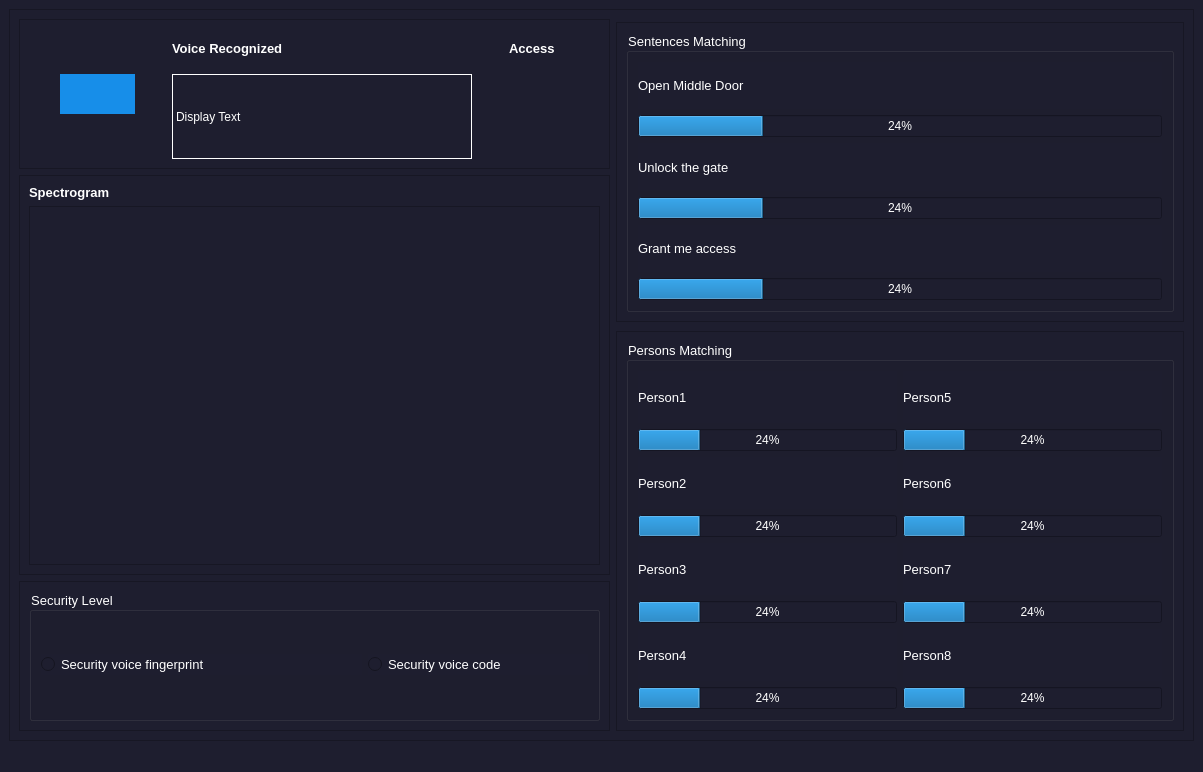
<?xml version="1.0" encoding="UTF-8"?>
<ui version="4.0">
 <class>VoiceRecognizer</class>
 <widget class="QMainWindow" name="VoiceRecognizer">
  <property name="geometry">
   <rect>
    <x>0</x>
    <y>0</y>
    <width>1203</width>
    <height>772</height>
   </rect>
  </property>
  <property name="windowTitle">
   <string>MainWindow</string>
  </property>
  <property name="styleSheet">
   <string notr="true">background-color: #1e1e2f;</string>
  </property>
  <widget class="QWidget" name="centralwidget">
   <layout class="QGridLayout" name="gridLayout_2">
    <item row="0" column="0">
     <widget class="QFrame" name="frame">
      <property name="styleSheet">
       <string notr="true">color:white;</string>
      </property>
      <property name="frameShape">
       <enum>QFrame::StyledPanel</enum>
      </property>
      <property name="frameShadow">
       <enum>QFrame::Raised</enum>
      </property>
      <layout class="QGridLayout" name="gridLayout">
       <item row="3" column="0">
        <widget class="QFrame" name="frame_4">
         <property name="maximumSize">
          <size>
           <width>16777215</width>
           <height>150</height>
          </size>
         </property>
         <property name="frameShape">
          <enum>QFrame::StyledPanel</enum>
         </property>
         <property name="frameShadow">
          <enum>QFrame::Raised</enum>
         </property>
         <layout class="QGridLayout" name="gridLayout_5">
          <item row="1" column="0">
           <widget class="QGroupBox" name="groupBox">
            <property name="font">
             <font>
              <pointsize>10</pointsize>
              <weight>50</weight>
              <bold>false</bold>
             </font>
            </property>
            <property name="title">
             <string>Security Level</string>
            </property>
            <layout class="QGridLayout" name="gridLayout_8">
             <item row="0" column="0">
              <widget class="QRadioButton" name="Public_RadioButton">
               <property name="font">
                <font>
                 <pointsize>10</pointsize>
                </font>
               </property>
               <property name="text">
                <string>Security voice fingerprint</string>
               </property>
               <property name="icon">
                <iconset>
                 <normaloff>Assets/Fingerprint.png</normaloff>Assets/Fingerprint.png</iconset>
               </property>
               <property name="iconSize">
                <size>
                 <width>50</width>
                 <height>50</height>
                </size>
               </property>
              </widget>
             </item>
             <item row="0" column="1">
              <widget class="QRadioButton" name="radioButton">
               <property name="maximumSize">
                <size>
                 <width>220</width>
                 <height>16777215</height>
                </size>
               </property>
               <property name="font">
                <font>
                 <pointsize>10</pointsize>
                </font>
               </property>
               <property name="text">
                <string>Security voice code</string>
               </property>
               <property name="icon">
                <iconset>
                 <normaloff>Assets/Unlock.png</normaloff>Assets/Unlock.png</iconset>
               </property>
               <property name="iconSize">
                <size>
                 <width>40</width>
                 <height>40</height>
                </size>
               </property>
               <property name="autoRepeat">
                <bool>false</bool>
               </property>
              </widget>
             </item>
            </layout>
           </widget>
          </item>
         </layout>
        </widget>
       </item>
       <item row="1" column="0" rowspan="2">
        <widget class="QFrame" name="frame_3">
         <property name="maximumSize">
          <size>
           <width>16777215</width>
           <height>400</height>
          </size>
         </property>
         <property name="frameShape">
          <enum>QFrame::StyledPanel</enum>
         </property>
         <property name="frameShadow">
          <enum>QFrame::Raised</enum>
         </property>
         <layout class="QGridLayout" name="gridLayout_4">
          <item row="0" column="0">
           <widget class="QLabel" name="label_4">
            <property name="font">
             <font>
              <pointsize>10</pointsize>
              <weight>75</weight>
              <bold>true</bold>
             </font>
            </property>
            <property name="text">
             <string>Spectrogram</string>
            </property>
           </widget>
          </item>
          <item row="1" column="0">
           <widget class="MPLWidget" name="SpectrogramWidget">
            <property name="minimumSize">
             <size>
              <width>571</width>
              <height>0</height>
             </size>
            </property>
           </widget>
          </item>
         </layout>
        </widget>
       </item>
       <item row="0" column="0">
        <widget class="QFrame" name="frame_2">
         <property name="frameShape">
          <enum>QFrame::StyledPanel</enum>
         </property>
         <property name="frameShadow">
          <enum>QFrame::Raised</enum>
         </property>
         <layout class="QGridLayout" name="gridLayout_3">
          <item row="1" column="2" rowspan="2">
           <widget class="QLabel" name="AccessLabel">
            <property name="maximumSize">
             <size>
              <width>60</width>
              <height>60</height>
             </size>
            </property>
            <property name="text">
             <string/>
            </property>
           </widget>
          </item>
          <item row="1" column="1" rowspan="2">
           <widget class="QLabel" name="VoiceRecognizedLabel">
            <property name="maximumSize">
             <size>
              <width>300</width>
              <height>16777215</height>
             </size>
            </property>
            <property name="frameShape">
             <enum>QFrame::Panel</enum>
            </property>
            <property name="text">
             <string>Display Text</string>
            </property>
           </widget>
          </item>
          <item row="0" column="1">
           <widget class="QLabel" name="label_2">
            <property name="font">
             <font>
              <pointsize>10</pointsize>
              <weight>75</weight>
              <bold>true</bold>
             </font>
            </property>
            <property name="styleSheet">
             <string notr="true">font-weight: bold;</string>
            </property>
            <property name="text">
             <string>Voice Recognized</string>
            </property>
           </widget>
          </item>
          <item row="0" column="2">
           <widget class="QLabel" name="label_6">
            <property name="font">
             <font>
              <pointsize>10</pointsize>
              <weight>75</weight>
              <bold>true</bold>
             </font>
            </property>
            <property name="styleSheet">
             <string notr="true">font-weight: bold;</string>
            </property>
            <property name="text">
             <string>Access</string>
            </property>
           </widget>
          </item>
          <item row="1" column="0">
           <widget class="QPushButton" name="RecordButton">
            <property name="maximumSize">
             <size>
              <width>75</width>
              <height>75</height>
             </size>
            </property>
            <property name="styleSheet">
             <string notr="true">background-color: rgb(23, 142, 233);
border-radius: 25px;
</string>
            </property>
            <property name="text">
             <string/>
            </property>
            <property name="icon">
             <iconset>
              <normaloff>Assets/Microphone.png</normaloff>Assets/Microphone.png</iconset>
            </property>
            <property name="iconSize">
             <size>
              <width>80</width>
              <height>80</height>
             </size>
            </property>
           </widget>
          </item>
         </layout>
        </widget>
       </item>
       <item row="2" column="1" rowspan="2">
        <widget class="QFrame" name="frame_6">
         <property name="minimumSize">
          <size>
           <width>0</width>
           <height>400</height>
          </size>
         </property>
         <property name="frameShape">
          <enum>QFrame::StyledPanel</enum>
         </property>
         <property name="frameShadow">
          <enum>QFrame::Raised</enum>
         </property>
         <layout class="QGridLayout" name="gridLayout_7">
          <item row="0" column="0" colspan="2">
           <widget class="QGroupBox" name="groupBox_3">
            <property name="font">
             <font>
              <pointsize>10</pointsize>
             </font>
            </property>
            <property name="title">
             <string>Persons Matching</string>
            </property>
            <layout class="QGridLayout" name="gridLayout_10">
             <item row="0" column="0">
              <widget class="QLabel" name="label_10">
               <property name="font">
                <font>
                 <pointsize>10</pointsize>
                </font>
               </property>
               <property name="text">
                <string>Person1</string>
               </property>
               <property name="scaledContents">
                <bool>false</bool>
               </property>
              </widget>
             </item>
             <item row="0" column="1">
              <widget class="QLabel" name="label_12">
               <property name="font">
                <font>
                 <pointsize>10</pointsize>
                </font>
               </property>
               <property name="text">
                <string>Person5</string>
               </property>
               <property name="scaledContents">
                <bool>false</bool>
               </property>
              </widget>
             </item>
             <item row="1" column="0">
              <widget class="QProgressBar" name="progressBar_4">
               <property name="value">
                <number>24</number>
               </property>
              </widget>
             </item>
             <item row="1" column="1">
              <widget class="QProgressBar" name="progressBar_8">
               <property name="value">
                <number>24</number>
               </property>
              </widget>
             </item>
             <item row="2" column="0">
              <widget class="QLabel" name="label_9">
               <property name="font">
                <font>
                 <pointsize>10</pointsize>
                </font>
               </property>
               <property name="text">
                <string>Person2</string>
               </property>
               <property name="scaledContents">
                <bool>false</bool>
               </property>
              </widget>
             </item>
             <item row="2" column="1">
              <widget class="QLabel" name="label_14">
               <property name="font">
                <font>
                 <pointsize>10</pointsize>
                </font>
               </property>
               <property name="text">
                <string>Person6</string>
               </property>
               <property name="scaledContents">
                <bool>false</bool>
               </property>
              </widget>
             </item>
             <item row="3" column="0">
              <widget class="QProgressBar" name="progressBar_5">
               <property name="value">
                <number>24</number>
               </property>
              </widget>
             </item>
             <item row="3" column="1">
              <widget class="QProgressBar" name="progressBar_9">
               <property name="value">
                <number>24</number>
               </property>
              </widget>
             </item>
             <item row="4" column="0">
              <widget class="QLabel" name="label_8">
               <property name="font">
                <font>
                 <pointsize>10</pointsize>
                </font>
               </property>
               <property name="text">
                <string>Person3</string>
               </property>
               <property name="scaledContents">
                <bool>false</bool>
               </property>
              </widget>
             </item>
             <item row="4" column="1">
              <widget class="QLabel" name="label_13">
               <property name="font">
                <font>
                 <pointsize>10</pointsize>
                </font>
               </property>
               <property name="text">
                <string>Person7</string>
               </property>
               <property name="scaledContents">
                <bool>false</bool>
               </property>
              </widget>
             </item>
             <item row="5" column="0">
              <widget class="QProgressBar" name="progressBar_6">
               <property name="value">
                <number>24</number>
               </property>
              </widget>
             </item>
             <item row="5" column="1">
              <widget class="QProgressBar" name="progressBar_10">
               <property name="value">
                <number>24</number>
               </property>
              </widget>
             </item>
             <item row="6" column="0">
              <widget class="QLabel" name="label_11">
               <property name="font">
                <font>
                 <pointsize>10</pointsize>
                </font>
               </property>
               <property name="text">
                <string>Person4</string>
               </property>
               <property name="scaledContents">
                <bool>false</bool>
               </property>
              </widget>
             </item>
             <item row="6" column="1">
              <widget class="QLabel" name="label_15">
               <property name="font">
                <font>
                 <pointsize>10</pointsize>
                </font>
               </property>
               <property name="text">
                <string>Person8</string>
               </property>
               <property name="scaledContents">
                <bool>false</bool>
               </property>
              </widget>
             </item>
             <item row="7" column="0">
              <widget class="QProgressBar" name="progressBar_7">
               <property name="value">
                <number>24</number>
               </property>
              </widget>
             </item>
             <item row="7" column="1">
              <widget class="QProgressBar" name="progressBar_11">
               <property name="value">
                <number>24</number>
               </property>
              </widget>
             </item>
            </layout>
           </widget>
          </item>
         </layout>
        </widget>
       </item>
       <item row="0" column="1" rowspan="2">
        <widget class="QFrame" name="frame_5">
         <property name="maximumSize">
          <size>
           <width>16777215</width>
           <height>300</height>
          </size>
         </property>
         <property name="frameShape">
          <enum>QFrame::StyledPanel</enum>
         </property>
         <property name="frameShadow">
          <enum>QFrame::Raised</enum>
         </property>
         <layout class="QGridLayout" name="gridLayout_6">
          <item row="0" column="0">
           <widget class="QGroupBox" name="groupBox_2">
            <property name="font">
             <font>
              <pointsize>10</pointsize>
             </font>
            </property>
            <property name="title">
             <string>Sentences Matching</string>
            </property>
            <layout class="QGridLayout" name="gridLayout_9">
             <item row="0" column="0">
              <widget class="QLabel" name="label">
               <property name="font">
                <font>
                 <pointsize>10</pointsize>
                </font>
               </property>
               <property name="text">
                <string>Open Middle Door</string>
               </property>
               <property name="scaledContents">
                <bool>false</bool>
               </property>
              </widget>
             </item>
             <item row="1" column="0">
              <widget class="QProgressBar" name="progressBar_1">
               <property name="value">
                <number>24</number>
               </property>
              </widget>
             </item>
             <item row="2" column="0">
              <widget class="QLabel" name="label_3">
               <property name="font">
                <font>
                 <pointsize>10</pointsize>
                </font>
               </property>
               <property name="text">
                <string>Unlock the gate</string>
               </property>
               <property name="scaledContents">
                <bool>false</bool>
               </property>
              </widget>
             </item>
             <item row="3" column="0">
              <widget class="QProgressBar" name="progressBar_2">
               <property name="value">
                <number>24</number>
               </property>
              </widget>
             </item>
             <item row="4" column="0">
              <widget class="QLabel" name="label_7">
               <property name="font">
                <font>
                 <pointsize>10</pointsize>
                </font>
               </property>
               <property name="text">
                <string>Grant me access</string>
               </property>
               <property name="scaledContents">
                <bool>false</bool>
               </property>
              </widget>
             </item>
             <item row="5" column="0">
              <widget class="QProgressBar" name="progressBar_3">
               <property name="value">
                <number>24</number>
               </property>
              </widget>
             </item>
            </layout>
           </widget>
          </item>
         </layout>
        </widget>
       </item>
      </layout>
     </widget>
    </item>
   </layout>
  </widget>
  <widget class="QMenuBar" name="menubar">
   <property name="geometry">
    <rect>
     <x>0</x>
     <y>0</y>
     <width>1203</width>
     <height>26</height>
    </rect>
   </property>
  </widget>
  <widget class="QStatusBar" name="statusbar"/>
 </widget>
 <customwidgets>
  <customwidget>
   <class>MPLWidget</class>
   <extends>QGraphicsView</extends>
   <header location="global">mplwidget.h</header>
  </customwidget>
 </customwidgets>
 <resources/>
 <connections/>
</ui>
